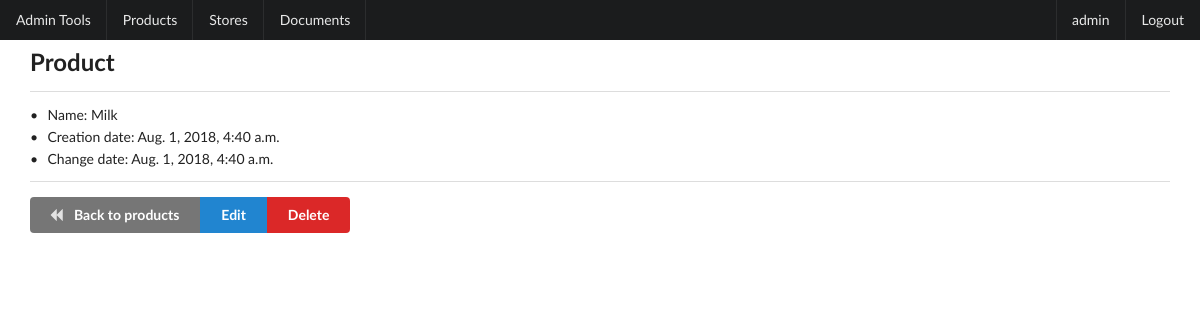
Page /products/details/133/ (signed in) on the committed database.
### shop/models.py (models this page shows, shortened)
class User(AbstractUser):
    patronymic = models.CharField(_('patronymic'), max_length=30, blank=True)
    date_changed = models.DateTimeField(auto_now=True)
    group = models.ForeignKey(AccessGroup, models.SET_NULL, null=True)
    objects = CustomUserManager()
    class Meta:
        db_table = 'users'

class Product(models.Model):
    name = models.CharField(max_length=128, unique=True)
    date_created = models.DateTimeField(auto_now_add=True)
    date_changed = models.DateTimeField(auto_now=True)
    class Meta:
        db_table = 'products'

### shop/views.py (the view)
# urls.py: path('products/details/<int:pk>/', views.InspectProductView.as_view(), name='product'),
class InspectProductView(LoginRequiredMixin, DetailView):
    model = Product
    template_name = 'shop/product_crud/details.html'

### shop/templates/shop/product_crud/details.html
{% extends 'base.html' %}
{% block body_block %}
    <h2 class="ui header">Product</h2>
    <div class="ui divider"></div>
    <div class="ui bulleted list">
        <div class="item">Name: {{ object.name }}</div>
        <div class="item">Creation date: {{ object.date_created }}</div>
        <div class="item">Change date: {{ object.date_changed }}</div>
    </div>
    <div class="ui divider"></div>
    <div class="ui buttons">
        <a href="{% url 'shop:products' %}" class="ui grey button"><i class="ui backward icon"></i> Back to products</a>
        <a href="{% url 'shop:edit_product' object.id %}" class="ui blue button">Edit</a>
        <a href="{% url 'shop:delete_product' object.id %}" class="ui red button">Delete</a>
    </div>
{% endblock %}

### templates/base.html (shortened to what this page needs)
<!DOCTYPE html>
{% load staticfiles %}
<html lang="en">
    <head>
        <link href="{% static 'semantic/semantic.min.css' %}" rel="stylesheet">
    </head>
    <body>
        <div id="page_header" class="ui fixed inverted menu">
            {% if user.is_staff %}
                <a class="item" href="/admin/">Admin Tools</a>
            {% endif %}
            <a class="item" href="{% url 'shop:products' %}">Products</a>
            <a class="item" href="{% url 'shop:stores' %}">Stores</a>
            <a class="item" href="{% url 'shop:documents' %}">Documents</a>
            <div class="right menu">
            {% if user.is_authenticated %}
                <a class="item">{{ user.username }}</a>
                <a id="logout" class="item">Logout</a>
            {% else %}
                <a class="item" href="{% url 'login' %}">Sign In</a>
            {% endif %}
            </div>
        </div>
        <br>
        <div style="margin: 30px;">{% block body_block %}{% endblock %}</div>
    </body>
</html>

### rows in the picture
User: username "admin"
Product: name "Milk", date_created "Aug. 1, 2018, 4:40 a.m.", date_changed "Aug. 1, 2018, 4:40 a.m."
